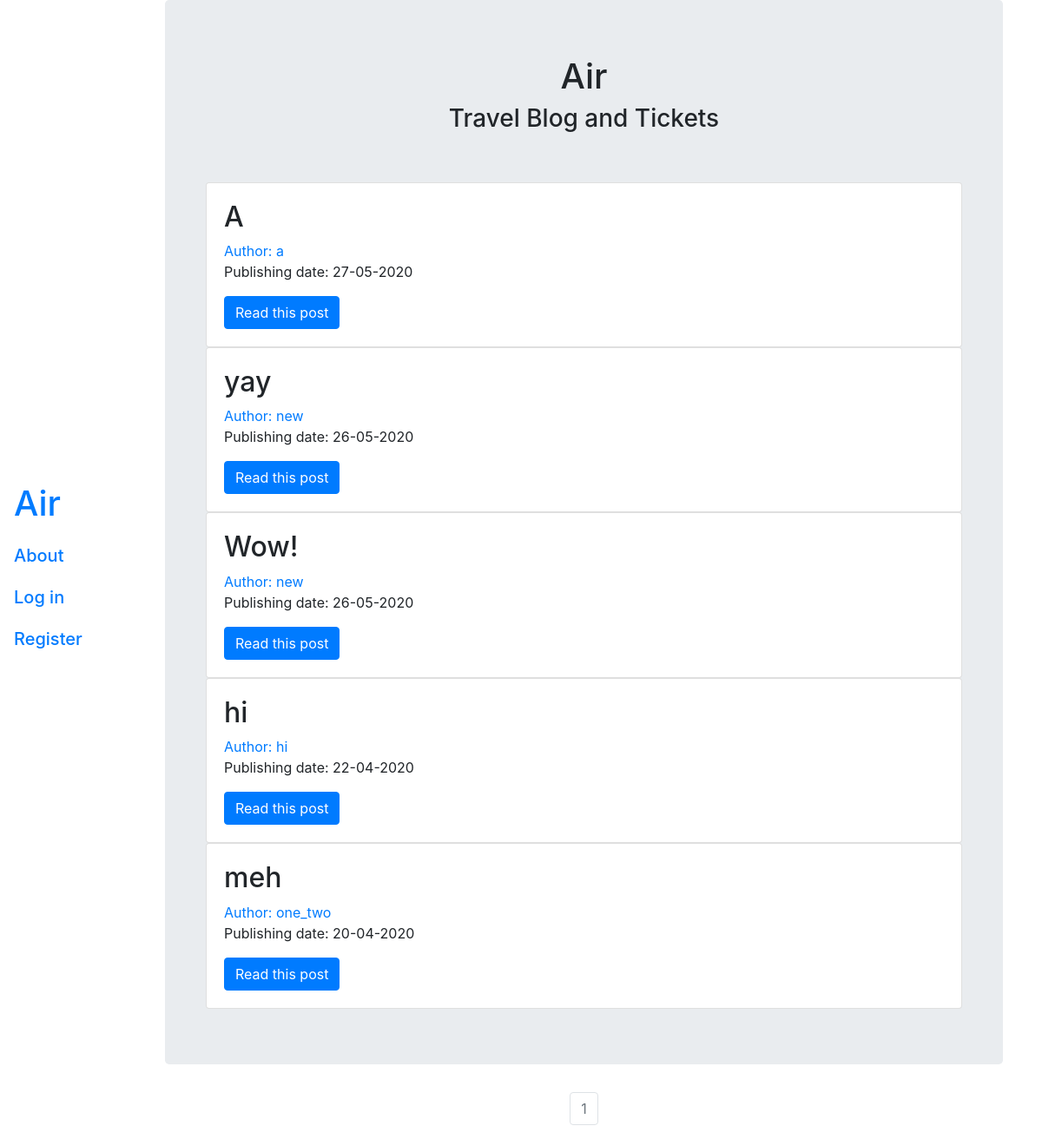
Before: / with the older database file.
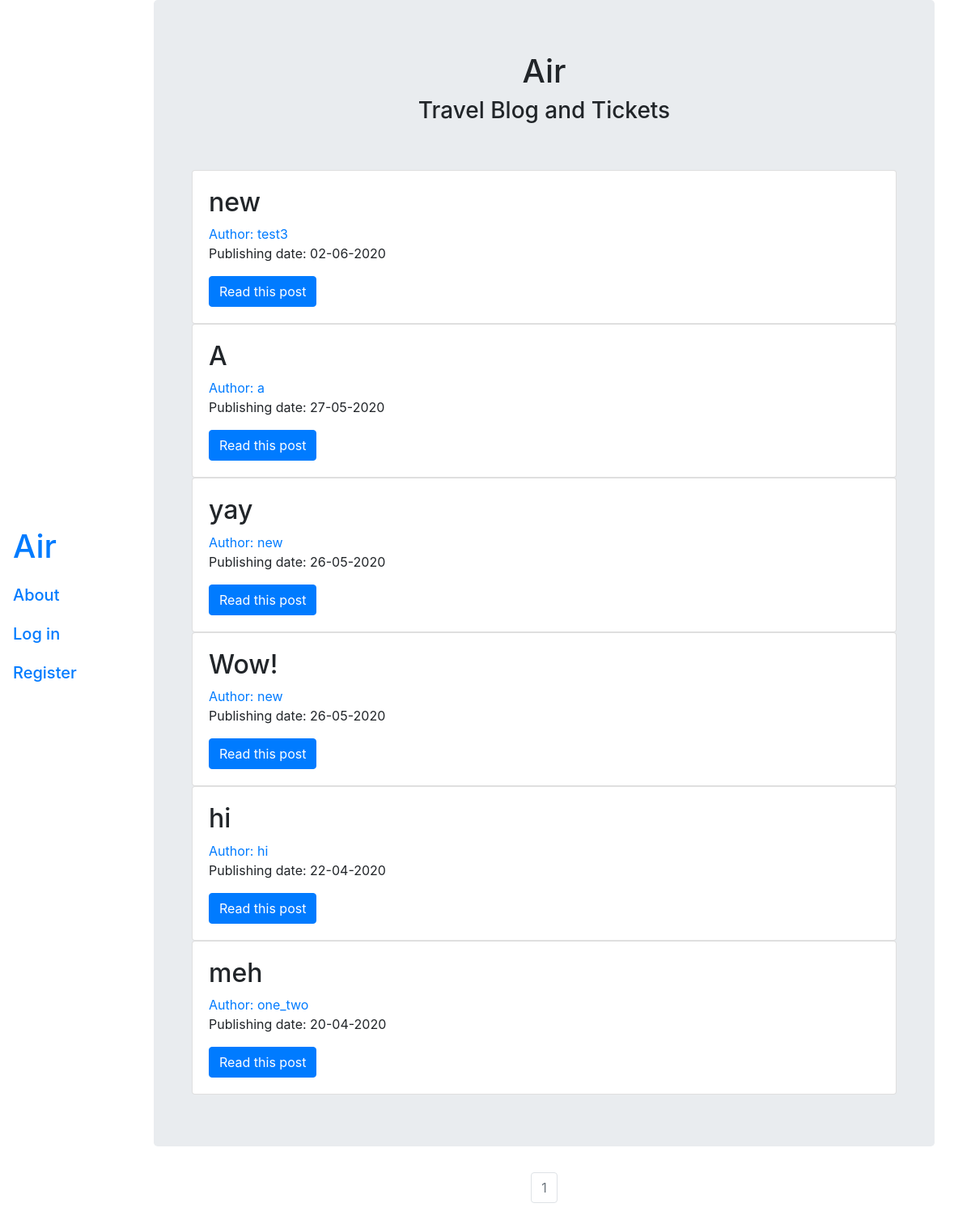
After: the same page with the newer database file.
### blog/models.py (models this page shows, shortened)
class Post(db.Model):
    users = db.relationship(User)
    id = db.Column(db.Integer, primary_key=True)
    user_id = db.Column(db.Integer, db.ForeignKey('users.id'), nullable=False)
    date = db.Column(db.DateTime, nullable=False, default=datetime.utcnow)
    title = db.Column(db.String(128), nullable=False)
    text = db.Column(db.Text, nullable=False)

class User(db.Model, UserMixin):
    __tablename__ = 'users'
    id = db.Column(db.Integer, primary_key=True)
    profile_image = db.Column(db.String(64), nullable=False, default='default2.png')
    email = db.Column(db.String(64), unique=True, index=True)
    username = db.Column(db.String(64), unique=True, index=True)
    password_hash = db.Column(db.String(128))
    posts = db.relationship('Post', backref='author', lazy=True)
    tickets = db.relationship('Ticket', backref='consumer', lazy=True)

### blog/core/views.py (the view)
@core.route('/')
def index():
    today = str(date.today())
    page = request.args.get('page', 1, type=int)
    posts = Post.query.order_by(Post.date.desc()).paginate(page=page, per_page=7)
    return render_template('index.html', posts=posts, today=today)

### blog/templates/index.html
{% extends "base.html" %}
{% block content %}
    <div class="jumbotron">
        <h1 align="center">Air</h1>
        <h3 align="center">Travel Blog and Tickets</h3>
        <br>
        <br>
    <div class="container">
        {% for post in posts.items %}
        <div class="card">
            <div class="card-body">
                {% if post.date.strftime('%Y-%m-%d') == today %}
                    <h2> <a class="card-title" href="{{url_for('posts.read_post', post_id = post.id)}}"></a>{{post.title}} <span class="badge badge-danger">New!</span></h2>
                {% else %}
                    <h2> <a class="card-title" href="{{url_for('posts.read_post', post_id = post.id)}}"></a>{{post.title}}</h2>
                {% endif %}
                <a href="{{url_for('users.user_posts', username=post.author.username)}}">Author: {{ post.author.username }}</a>
                <p>Publishing date: {{post.date.strftime('%d-%m-%Y')}}</p>
                <a class = 'btn btn-primary' href="{{url_for('posts.read_post', post_id = post.id)}}"> Read this post </a>
            </div>
        </div>
        {% endfor %}
    </div>
    </div>
<nav aria-label="Page Navigation">
    <ul class="pagination justify-content-center">
        {% for page_num in posts.iter_pages(left_edge=1, right_edge=1, left_current=1, right_current=2) %}
            {% if posts.page == page_num %}
            <li class="page-item disabled">
                <a class="page-link" href="{{url_for('core.index', page=page_num)}}">{{page_num}}</a>
            </li>
            {% else %}
            <li class="page-item">
                <a class="page-link" href="{{url_for('core.index', page=page_num)}}">{{page_num}}</a>
            </li>
            {% endif %}
        {% endfor %}
    </ul>
</nav>
{% endblock %}

Changed rows visible on the page:
added Post: title "new", author.username "test3", date "02-06-2020"
